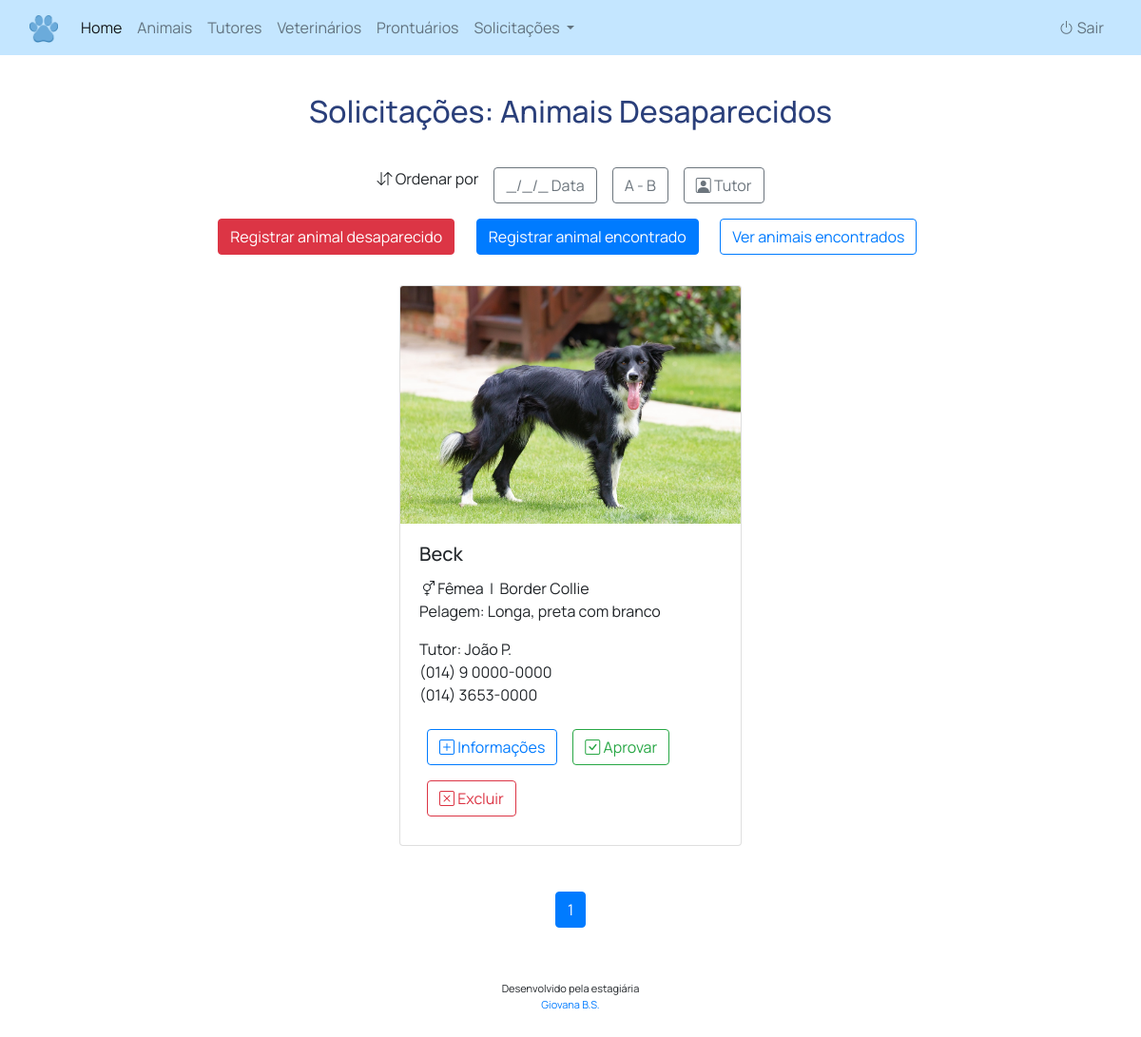
Screenshot of /index.php?controle=perdidoController&metodo=listar_solicis (signed in) with the database file from the repository.
### tables this page shows
CREATE TABLE `solici_perdidos` (
  `id_solici_perdido` int NOT NULL AUTO_INCREMENT,
  `rga` varchar(45) DEFAULT NULL,
  `chip` varchar(45) DEFAULT NULL,
  `nome` varchar(45) DEFAULT NULL,
  `datan` date DEFAULT NULL,
  `sexo` varchar(45) DEFAULT NULL,
  `alergias` varchar(45) DEFAULT NULL,
  `doencas` varchar(45) DEFAULT NULL,
  `peso` varchar(45) DEFAULT NULL,
  `especie` varchar(45) DEFAULT NULL,
  `raca` varchar(45) DEFAULT NULL,
  `pelagem` varchar(45) DEFAULT NULL,
  `imagem` varchar(200) DEFAULT NULL,
  `descritivo` varchar(1000) DEFAULT NULL,
  `locald` varchar(1000) DEFAULT NULL,
  `datad` date DEFAULT NULL,
  `horad` time DEFAULT NULL,
  `nome_tutor` varchar(45) DEFAULT NULL,
  `sobrenome` varchar(45) DEFAULT NULL,
  `telefone1` varchar(45) DEFAULT NULL,
  `telefone2` varchar(45) DEFAULT NULL,
  PRIMARY KEY (`id_solici_perdido`)
);

### src/Controllers/perdidoController.php (called while the page is built, shortened)
<?php
    class perdidoController
    {
        public function listar_solicis()
        {
            $limite = 15;
            $pagina_atual = isset($_GET['pagina']) ? (int)$_GET['pagina'] : 1;
            $offset = ($pagina_atual - 1) * $limite;
            $perdidoDAO = new perdidoDAO();
            $retorno = $perdidoDAO->buscar_solicis_paginados($offset, $limite);
            $total_registros = $perdidoDAO->contar_solicis();
            require_once "Views/vet/listar-perdidos-solicitacoes.php";
        }
    }

### src/Models/Conexao.php (called while the page is built, shortened)
<?php
    abstract class Conexao
    {
        public function __construct(protected $db = null)
        {
            $parametros = "mysql:host=localhost;dbname=sistema-vet;charset=utf8mb4";
            try
            {
                $this->db = new PDO($parametros, "root", "Awdg075t-oP");
            }
            catch(PDOException $e)
            {
                echo $e->getCode();
				echo $e->getMessage();
				echo "Problema na abertura de conexão com o banco de dados";
            }
        }
    }

### src/DAOs/perdidoDAO.php (called while the page is built, shortened)
<?php
    class perdidoDAO extends Conexao
    {
        public function buscar_solicis_paginados($offset, $limite)
        {
            $sql = "SELECT * FROM solici_perdidos
                    LIMIT :offset, :limite";
            $stm = $this->db->prepare($sql);
            $stm->bindValue(':offset', (int) $offset, PDO::PARAM_INT);
            $stm->bindValue(':limite', (int) $limite, PDO::PARAM_INT);
            $stm->execute();
            return $stm->fetchAll(PDO::FETCH_OBJ);
        }
        public function contar_solicis()
        {
            $sql = "SELECT COUNT(*) AS total FROM solici_perdidos";
            $stm = $this->db->prepare($sql);
            $stm->execute();
            return $stm->fetch(PDO::FETCH_OBJ)->total;
        }
    }

### Views/vet/listar-perdidos-solicitacoes.php (the view, shortened to what this page needs)
<?php
require_once ROOT_PATH . '/views/cabecalho.php';
$total_paginas = ceil($total_registros / $limite);
?>
<div class="content" id="listar-animais">
    <div class="container">
        <h1 class="h2 row justify-content-center">Solicitações: Animais Desaparecidos</h1><br>
        <div class="d-flex flex-wrap justify-content-center">
            <div class="p-2 g-6">
                <i class="bi bi-arrow-down-up"></i>
                Ordenar por
            </div>
            <div class="p-2 g-6">
                <a class="btn btn-outline-secondary" href="index.php?controle=perdidoController&metodo=listar">
                    _/_/_
                    Data
                </a>
            </div>
            <div class="p-2 g-6">
                <a class="btn btn-outline-secondary" href="index.php?controle=perdidoController&metodo=listar_alf">
                    A - B
                </a>
            </div>
            <div class="p-2 g-6">
                <a class="btn btn-outline-secondary" href="index.php?controle=perdidoController&metodo=listar_tutor">
                    <i class="bi bi-person-square"></i>
                    Tutor
                </a>
            </div>
        </div>
        <div class="d-flex flex-wrap justify-content-center">
            <div class="p-2 g-6">
                <a class="btn btn-danger" href="index.php?controle=perdidoController&metodo=inserir">Registrar animal desaparecido</a>&nbsp;&nbsp;
            </div>
            <div class="p-2 g-6">
                <a class="btn btn-primary" href="index.php?controle=achadoController&metodo=inserir">Registrar animal encontrado</a>&nbsp;&nbsp;
            </div>
            <div class="p-2 g-6">
                <a class="btn btn-outline-primary" href="index.php?controle=achadoController&metodo=listar">Ver animais encontrados</a>&nbsp;&nbsp;
            </div>
        </div>
        <br>
        <div class="row justify-content-evenly justify-content-sm-center justify-content-sm-center">
            <?php if (is_array($retorno) || is_object($retorno)): ?>
                <?php foreach($retorno as $dado): ?>
                    <div class="col-lg-4 col-md-6 col-sm-12 mb-4">
                        <div class="card">
                            <img src="<?= $dado->imagem ?>" class="card-img-top" style="height: 250px; width: 100%; object-fit: cover; object-position: center;" alt="<?= $dado->nome ?>">
                            <div class="card-body">
                                <h5 class="card-title"><?= $dado->nome ?></h5>
                                <p class="card-text">
                                    <i class="bi bi-gender-ambiguous"></i>&nbsp;<?= $dado->sexo ?>&nbsp; | &nbsp;<?= $dado->raca ?> <br>
                                    Pelagem: <?= $dado->pelagem ?> <br>
                                </p>
                                <p class="card-text">
                                    Tutor:
                                    <?= $dado->nome_tutor ?>&nbsp;<?= $dado->sobrenome ?><br>
                                    <?= $dado->telefone1 ?> <br>
                                    <?= $dado->telefone2 ?> <br>
                                    <div class="d-flex flex-wrap">
                                        <div class="m-2 g-2">
                                            <a href="index.php?controle=perdidoController&metodo=buscar_solici&id=<?= $dado->id_solici_perdido ?>" class="btn btn-outline-primary"><i class="bi bi-plus-square"></i> Informações</a>
                                        </div>
                                        <div class="m-2 g-2">
                                            <a href="index.php?controle=perdidoController&metodo=aprovar&id=<?= $dado->id_solici_perdido ?>" class="btn btn-outline-success"><i class="bi bi-check-square"></i> Aprovar</a>
                                        </div>
                                        <div class="m-2 g-2">
                                            <a href="index.php?controle=perdidoController&metodo=remover_solici&id=<?= $dado->id_solici_perdido ?>" class="btn btn-outline-danger"><i class="bi bi-x-square"></i> Excluir</a>
                                        </div>
                                    </div>
                                </p>
                            </div>
                        </div>
                    </div>
                <?php endforeach; ?>
            <?php else: ?>
                <tr><td colspan='4'>Nenhum animal encontrado.</td></tr>
            <?php endif; ?>
        </div>
        <br>
        <nav aria-label="Navegação de página">
            <ul class="pagination justify-content-center">
                <?php for ($i = 1; $i <= $total_paginas; $i++): ?>
                    <li class="page-item <?= $i == $pagina_atual ? 'active' : '' ?>">
                        <a class="page-link" href="index.php?controle=perdidoController&metodo=listar_solici&pagina=<?= $i ?>"><?= $i ?></a>
                    </li>
                <?php endfor; ?>
            </ul>
        </nav>
    </div>
</div>

### src/styles/style.css (style rules this page uses)
body { font-family: "Manrope", sans-serif; font-weight: 400; height: 100%; }
.card-body { padding-bottom: 0.4em; }
.container { display: flex; flex-direction: column; min-height: 100vh; max-width: 1400px; }
.row { margin-right: 0; margin-left: 0; }
h1 { color: rgb(42, 63, 122); cursor: default; }
.creditos { margin: 40px 0px; text-align: center; font-size: 11px; }
.footer { position: relative; bottom: 0; width: 100%; text-align: center; }

### rows the page displays
solici_perdidos: imagem (picture), nome "Beck", sexo "Fêmea", raca "Border Collie", pelagem "Longa, preta com branco", nome_tutor "João", sobrenome "P.", telefone1 "(014) 9 0000-0000", telefone2 "(014) 3653-0000"
